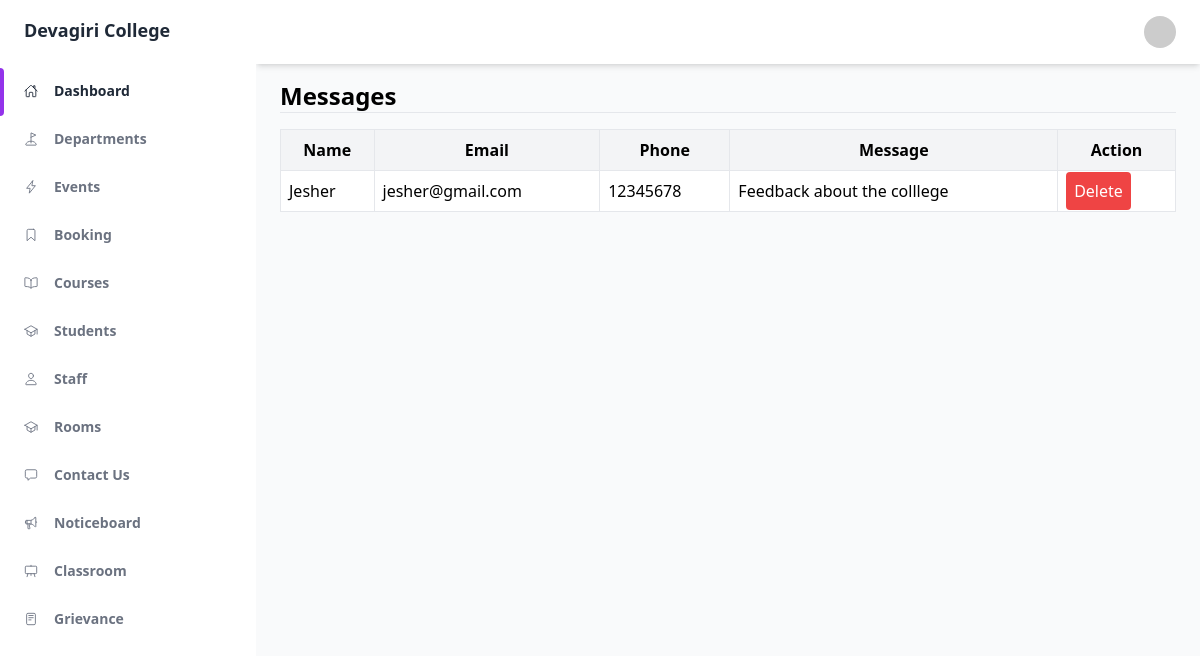
Page /administrator/contact/ (signed in) on the committed database.
### administrator/models.py (models this page shows)
class Contact(models.Model):
    id = models.AutoField(primary_key=True)
    name = models.CharField(max_length=100, unique=True)
    email = models.EmailField(max_length=100, unique=True)
    phone = models.CharField(max_length=15, unique=True)
    message = models.CharField(max_length = 250)

### administrator/views.py (the view)
# urls.py: path('contact/', ContactUsListView.as_view(), name='contact_list'),
class ContactUsListView(LoginRequiredMixin, UserPassesTestMixin, ListView):
    model = Contact
    template_name = "administrator/contactus/list.html"
    queryset = Contact.objects.all()
    def test_func(self):
        return self.request.user.admin

### administrator/templates/administrator/contactus/list.html
{% extends 'master.html' %}
{% block content %}
<h1 class="font-bold text-2xl">Messages</h1>
<hr />
<div class="container mt-4">
    {% if object_list %}
    <table class="w-full border">
        <tr class="border bg-gray-100">
            <th class="border p-2">Name</th>
            <th class="border p-2">Email</th>
            <th class="border p-2">Phone</th>
            <th class="border p-2">Message</th>
            <th class="border p-2">Action</th>
        </tr>
        {% for message in object_list %}
        <tr class="bg-white">
            <td class="border p-2">{{ message.name }}</td>
            <td class="border p-2">{{ message.email }}</td>
            <td class="border p-2">{{ message.phone }}</td>
            <td class="border p-2">{{ message.message }}</td>
            <td class="border p-2">
                <a href="{% url 'contact_delete' id=message.id %}" class="bg-red-500 text-white p-2 rounded" onclick="return confirm('Are you sure you want to delete this message?');">Delete</a>
            </td>
        </tr>
        {% endfor %}
    </table>
    {% else %}
    <div class="p2 text-center bg-gray-100">
        <p class="text-gray-600">No contact requests</p>
    </div>
    {% endif %}
</div>
{% endblock content %}

### rows in the picture
Contact: name "Jesher", email "jesher@gmail.com", phone "12345678", message "Feedback about the colllege"
